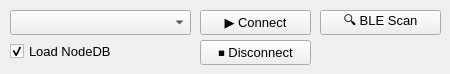
      <widget class="QWidget" name="tab_5">
       <attribute name="title">
        <string>Bluetooth Connection</string>
       </attribute>
       <widget class="QPushButton" name="ble_disconnect_button">
        <property name="geometry">
         <rect>
          <x>200</x>
          <y>40</y>
          <width>111</width>
          <height>25</height>
         </rect>
        </property>
        <property name="font">
         <font>
          <family>Liberation sans</family>
          <pointsize>10</pointsize>
         </font>
        </property>
        <property name="toolTip">
         <string>Disconnect.</string>
        </property>
        <property name="text">
         <string>⏹️ Disconnect</string>
        </property>
       </widget>
       <widget class="QPushButton" name="ble_connect_button">
        <property name="geometry">
         <rect>
          <x>200</x>
          <y>10</y>
          <width>111</width>
          <height>25</height>
         </rect>
        </property>
        <property name="font">
         <font>
          <family>Liberation sans</family>
          <pointsize>10</pointsize>
         </font>
        </property>
        <property name="toolTip">
         <string>Connect with BLE connection.</string>
        </property>
        <property name="text">
         <string>▶️ Connect</string>
        </property>
       </widget>
       <widget class="QCheckBox" name="load_nodedb_checkbox_ter">
        <property name="geometry">
         <rect>
          <x>10</x>
          <y>40</y>
          <width>121</width>
          <height>23</height>
         </rect>
        </property>
        <property name="font">
         <font>
          <family>Liberation sans</family>
          <pointsize>10</pointsize>
         </font>
        </property>
        <property name="toolTip">
         <string>Load nodeDB of node when connecting.</string>
        </property>
        <property name="text">
         <string>Load NodeDB</string>
        </property>
        <property name="checked">
         <bool>true</bool>
        </property>
       </widget>
       <widget class="QComboBox" name="ble_address_combobox">
        <property name="geometry">
         <rect>
          <x>10</x>
          <y>10</y>
          <width>181</width>
          <height>25</height>
         </rect>
        </property>
        <property name="font">
         <font>
          <family>Liberation sans</family>
          <pointsize>10</pointsize>
         </font>
        </property>
        <property name="toolTip">
         <string>Choose a BLE device.</string>
        </property>
        <property name="placeholderText">
         <string>BLE address</string>
        </property>
       </widget>
       <widget class="QPushButton" name="ble_scan_button">
        <property name="geometry">
         <rect>
          <x>320</x>
          <y>10</y>
          <width>121</width>
          <height>25</height>
         </rect>
        </property>
        <property name="font">
         <font>
          <family>Liberation sans</family>
          <pointsize>10</pointsize>
         </font>
        </property>
        <property name="toolTip">
         <string>List all detected bluetooth devices.</string>
        </property>
        <property name="text">
         <string>🔍 BLE Scan</string>
        </property>
       </widget>
      </widget>
